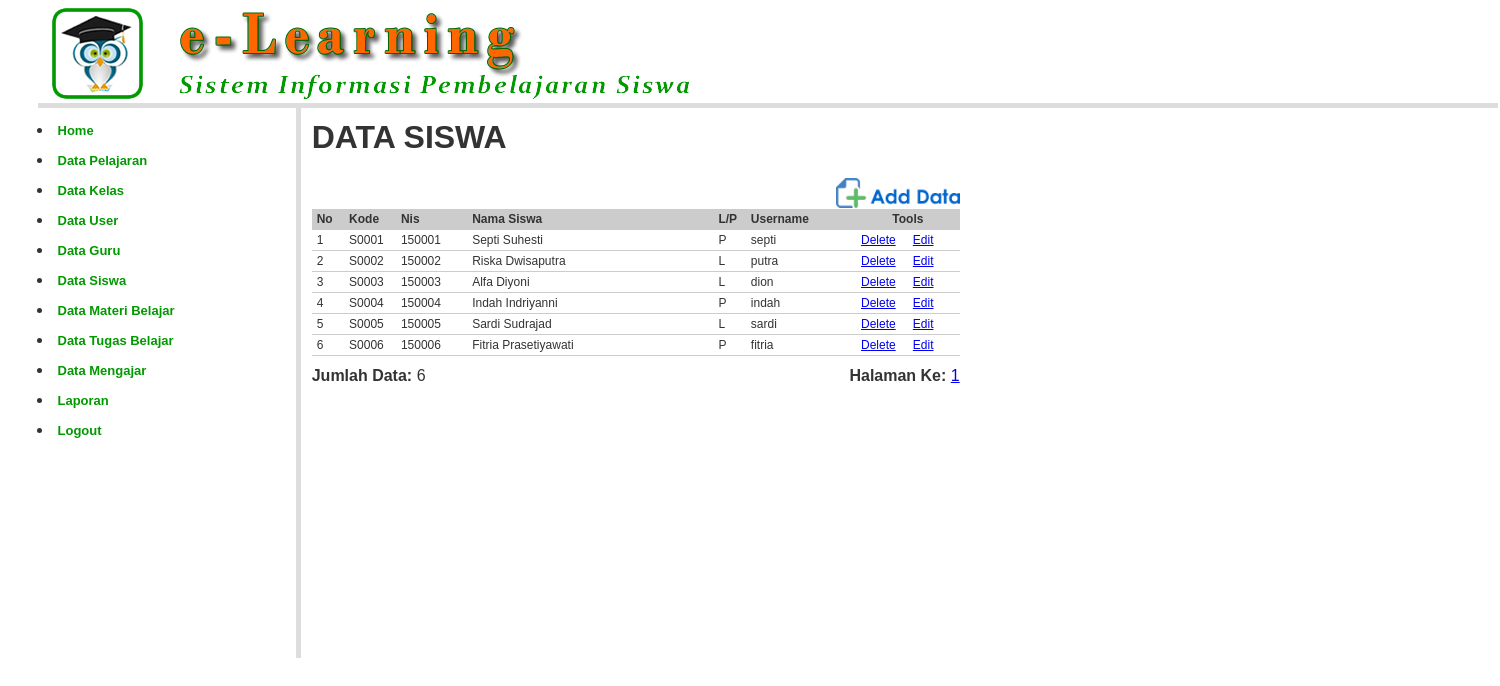
Screenshot of /admin/?open=Siswa-Data (signed in) with the database file from the repository.
### tables this page shows
CREATE TABLE `siswa` (
  `kd_siswa` char(5) NOT NULL,
  `nm_siswa` varchar(100) NOT NULL,
  `nis` varchar(10) NOT NULL,
  `kelamin` char(1) NOT NULL,
  `agama` varchar(20) NOT NULL,
  `tempat_lahir` varchar(100) NOT NULL,
  `tanggal_lahir` date NOT NULL,
  `alamat` varchar(100) NOT NULL,
  `no_telepon` varchar(20) NOT NULL,
  `foto` varchar(200) NOT NULL,
  `username` varchar(20) NOT NULL,
  `password` varchar(200) NOT NULL
);

### admin/siswa_data.php (the view, shortened to what this page needs)
<?php
include_once "../library/inc.connection.php";
$baris	= 50;
$hal 	= isset($_GET['hal']) ? $_GET['hal'] : 1;
$infoSql= "SELECT * FROM siswa";
$infoQry= mysql_query($infoSql, $koneksidb) or die ("error paging: ".mysql_error());
$jumlah	= mysql_num_rows($infoQry);
$maks	= ceil($jumlah/$baris);
$mulai	= $baris * ($hal-1);
?>
<table width="650" border="0" cellpadding="2" cellspacing="1" class="table-border">
  <tr>
    <td colspan="2"><h1><b>DATA SISWA  </b></h1></td>
  </tr>
  <tr>
    <td colspan="2" align="right"><a href="?open=Siswa-Add" target="_self"><img src="../images/btn_add_data.png" height="30" border="0"  /></a></td>
  </tr>
  <tr>
    <td colspan="2">
	<table class="table-list" width="100%" border="0" cellspacing="1" cellpadding="3">
      <tr>
        <td width="5%" bgcolor="#CCCCCC"><strong>No</strong></td>
        <td width="8%" bgcolor="#CCCCCC"><strong>Kode</strong></td>
        <td width="11%" bgcolor="#CCCCCC"><strong>Nis</strong></td>
        <td width="38%" bgcolor="#CCCCCC"><strong>Nama Siswa </strong></td>
        <td width="5%" bgcolor="#CCCCCC"><strong>L/P</strong></td>
        <td width="17%" bgcolor="#CCCCCC"><strong>Username</strong></td>
        <td colspan="2" align="center" bgcolor="#CCCCCC"><strong>Tools</strong></td>
        </tr>
<?php
$mySql 	= "SELECT * FROM siswa ORDER BY kd_siswa ASC LIMIT $mulai, $baris";
$myQry 	= mysql_query($mySql, $koneksidb)  or die ("Query  salah: ".mysql_error());
$nomor  = $mulai;
while ($myData = mysql_fetch_array($myQry)) {
	$nomor++;
	$Kode = $myData['kd_siswa'];
?>
  <tr>
	<td> <?php echo $nomor; ?> </td>
	<td> <?php echo $myData['kd_siswa']; ?> </td>
	<td> <?php echo $myData['nis']; ?> </td>
	<td> <?php echo $myData['nm_siswa']; ?> </td>
	<td> <?php echo $myData['kelamin']; ?> </td>
	<td> <?php echo $myData['username']; ?> </td>
	<td width="8%"><a href="?open=Siswa-Delete&Kode=<?php echo $Kode; ?>" target="_self" onclick="return confirm('YAKIN INGIN MENGHAPUS DATA SISWA INI ... ?')">Delete</a></td>
	<td width="8%"><a href="?open=Siswa-Edit&Kode=<?php echo $Kode; ?>" target="_self">Edit</a></td>
  </tr>
<?php } ?>
    </table></td>
  </tr>
  <tr>
    <td width="394"><strong>Jumlah Data:</strong> <?php echo $jumlah; ?> </td>
    <td width="245" align="right"><strong>Halaman Ke: </strong>
	<?php
	for ($h = 1; $h <= $maks; $h++) {
		echo " <a href='?open=Siswa-Data&hal=$h'>$h</a> ";
	}
	?>	</td>
  </tr>
</table>

### admin/index.php (shortened to what this page needs)
<html xmlns="http://www.w3.org/1999/xhtml">
<head>
<link type="text/css" rel="stylesheet" href="../styles/style.css">
<link type="text/css" rel="stylesheet" href="../plugins/tigra_calendar/tcal.css"/>
</head>
<div id="wrap">
<body>
<table width="100%" class="table-main">
  <tr>
    <td height="103" colspan="2"> <div id="header"><a href="?open"><img src="../images/logo.png" border="0" /> </a></div></td>
  </tr>
  <tr valign="top">
    <td width="15%"  style="border-right:5px solid #DDDDDD;"><div style="margin:5px; padding:5px;"><?php include "menu.php"; ?></div></td>
    <td width="69%" height="550"><div style="margin:5px; padding:5px;"><?php include "buka_file.php";?></div></td>
  </tr>
</table>
</body>
</div>
</html>

### admin/menu.php
<?php
if( isset($_SESSION['SES_LOGIN'])){
?>
<ul>
	<li><a href="?open" target="_self">Home</a></li>
	<li><a href="?open=Pelajaran-Data" target="_self">Data Pelajaran</a></li>
	<li><a href="?open=Kelas-Data" target="_self">Data Kelas</a> </li>
	<li><a href="?open=User-Data" target="_self">Data User</a></li>
	<li><a href="?open=Guru-Data" target="_self">Data Guru</a></li>
	<li><a href="?open=Siswa-Data" target="_self">Data Siswa</a></li>
	<li><a href="?open=Materi-Data" target="_self">Data Materi Belajar</a></li>
	<li><a href="?open=Tugas-Data" target="_self">Data Tugas Belajar  </a></li>
	<li><a href="?open=Mengajar-Data" target="_self">Data Mengajar</a></li>
	<li><a href="?open=Laporan" target="_self">Laporan</a></li>
	<li><a href="?open=Logout" target="_self">Logout</a></li>
</ul>
<?php
}
else {
?>
<ul>
	<li><a href="?open=Login" target="_self">Login </a></li>
</ul>
<?php
}
?>

### admin/buka_file.php (shortened to what this page needs)
<?php
if(isset($_GET['open'])) {
	switch($_GET['open']){
		case 'Siswa-Data' :
			include "siswa_data.php";	 break;
	}
}
else {
	if(!file_exists ("info.php")) die ("File tidak ada !");
	include "info.php";
}
?>

### styles/style.css (style rules this page uses)
#wrap { width:100%; margin-right:auto; margin-left:auto; border:none; }
body { margin:0px auto 0px; padding:3px; font-family:"Arial"; font-size:12px; color:#333; width:95%; background-position:top; background-color:#fff; }
#header { height:100px; width:100%; overflow:hidden; margin:0px; padding:0px; border-bottom:5px solid #DDDDDD; }
.table-main { clear: both; text-align: left; border-collapse: collapse; margin: 0px 0px 0px 0px; background:#fff; border:none; width:100%; }
.table-main td { color: #333; border-collapse: collapse; vertical-align: center; padding: 0px; border:none; }
.table-main ul { padding:0px; margin:0px 5px; width:100%; }
.table-main li { padding:0px; margin:0px 0px 5px 0px; }
.table-main li a { padding:5px; margin:0px 0px 0px 0px; color:#009900; font-size:13px; font-weight:bold; text-decoration:none; display: block; background:url(../images/Buttun_Normal.gif) repeat-x; }
.table-list { clear: both; text-align: left; border-collapse: collapse; margin: 0px 0px 10px 0px; background:#fff; }
.table-list td { color: #333; font-size:12px; border-color: #fff; border-collapse: collapse; vertical-align: center; padding: 3px 5px; border-bottom:1px #CCCCCC solid; }

### rows the page displays
siswa: kd_siswa "S0001", nis "150001", nm_siswa "Septi Suhesti", kelamin "P", username "septi"
siswa: kd_siswa "S0002", nis "150002", nm_siswa "Riska Dwisaputra", kelamin "L", username "putra"
siswa: kd_siswa "S0003", nis "150003", nm_siswa "Alfa Diyoni", kelamin "L", username "dion"
siswa: kd_siswa "S0004", nis "150004", nm_siswa "Indah Indriyanni", kelamin "P", username "indah"
siswa: kd_siswa "S0005", nis "150005", nm_siswa "Sardi Sudrajad", kelamin "L", username "sardi"
siswa: kd_siswa "S0006", nis "150006", nm_siswa "Fitria Prasetiyawati", kelamin "P", username "fitria"

### other values shown
$jumlah "6"
